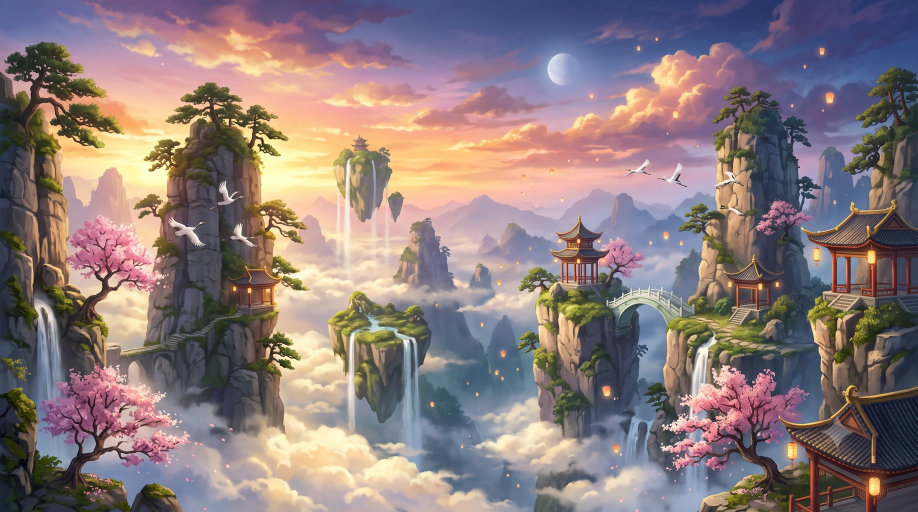
#> input picture bg/chieu.jpg, 2752 x 1536 px, found by its file name (shown at 1/3 size)
$ python mat-na-hoa-theo-mua.py
#> lines starting #> are read from the running program, lines starting #| are printed output that depends on the picture; after the words box and inside, x2 and y2 are one past the last pixel; in counts of white or black regions, pixels touching at a corner belong together
# Dựng mặt nạ "hoa đào" từ tranh chiều (tranh gốc; ngày/đêm là bản chỉnh màu cùng bố cục) → bg/hoa.png
# rồi xem thử đổi màu theo mùa trên cả 3 buổi bằng đúng công thức shader sẽ dùng.
import numpy as np
from PIL import Image, ImageFilter

BG = r"D:\06 - Cá nhân\gia-su-tieng-anh\bg"
OUT = r"D:\06 - Cá nhân\_tmp-sam"
W, H = 1376, 768

def hsv(path):
    im = np.asarray(Image.open(path).convert("RGB").resize((W, H), Image.LANCZOS)).astype(np.float32) / 255
    r, g, b = im[..., 0], im[..., 1], im[..., 2]
    mx, mn = im.max(-1), im.min(-1); d = np.maximum(mx - mn, 1e-6)
    h = np.where(mx == r, ((g - b) / d) % 6, np.where(mx == g, (b - r) / d + 2, (r - g) / d + 4)) / 6
    s = np.where(mx > 0, (mx - mn) / np.maximum(mx, 1e-6), 0)
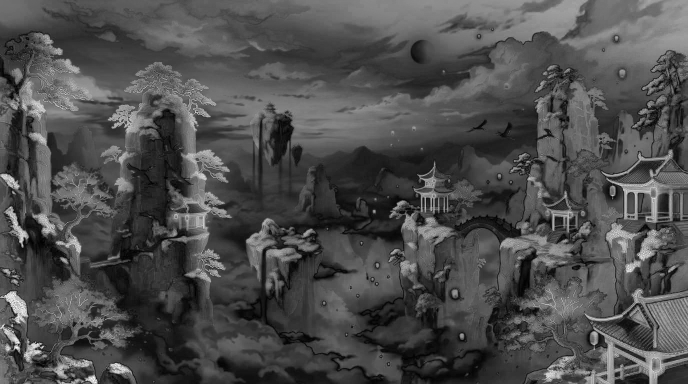
#> s: shape (768, 1376) float32 (shown at 1/2 size); min 0, max 1, mean 0.304
    return im, h, s, mx

im, h, s, v = hsv(BG + r"\chieu.jpg")
yy = np.linspace(1, 0, H)[:, None] * np.ones((1, W))
hp = np.minimum(np.abs(h - .93), 1 - np.abs(h - .93))
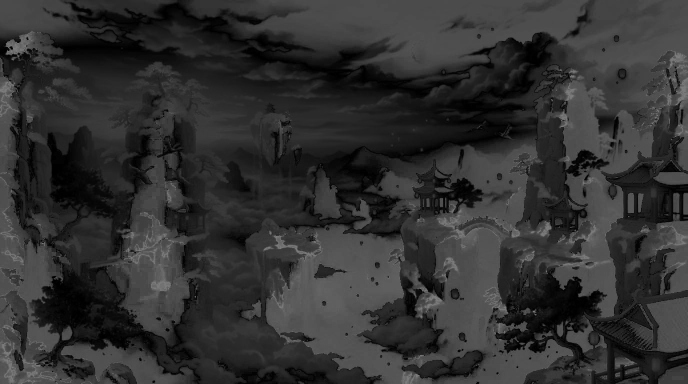
#> hp: shape (768, 1376) float32 (shown at 1/2 size); min 0, max 0.5, mean 0.194
strict = (hp < .07) & (s > .2) & (v > .5) & (yy < .62)
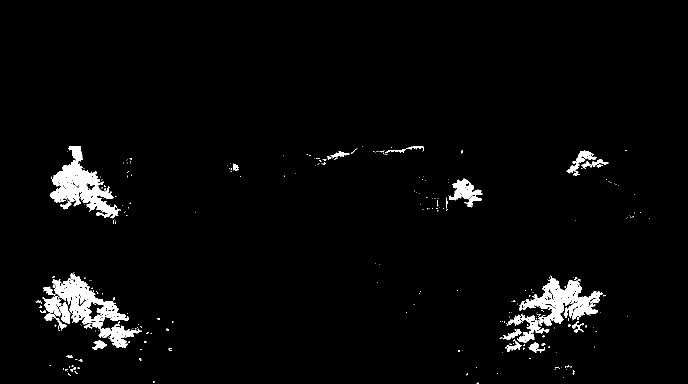
#> strict: shape (768, 1376) bool (shown at 1/2 size); 2.9% white; 307 white regions (267 under 20 px), largest, box (x1, y1, x2, y2) and area: (1012, 551, 1205, 686) 7575, (104, 546, 284, 696) 7471, (100, 292, 242, 437) 7434
F = lambda a, f: np.asarray(Image.fromarray(a).filter(f))
x = (strict * 255).astype(np.uint8)
x = F(F(x, ImageFilter.MaxFilter(5)), ImageFilter.MinFilter(5))    # đóng: liền tán hoa
#> x: shape (768, 1376); 3.6% white; 148 white regions (125 under 20 px), largest, box (x1, y1, x2, y2) and area: (71, 544, 284, 696) 12177, (999, 551, 1205, 704) 10994, (100, 292, 242, 448) 8953
x = F(F(x, ImageFilter.MinFilter(9)), ImageFilter.MaxFilter(9))    # mở: bỏ đốm lẻ (mây, mái)
#> x: shape (768, 1376); 3.1% white; 14 white regions, largest, box (x1, y1, x2, y2) and area: (90, 549, 252, 656) 9373, (1014, 556, 1199, 701) 9280, (102, 292, 236, 436) 8427
region = F(x, ImageFilter.MaxFilter(21)) > 0                       # nới ra ôm cả cánh nhạt
#> region: shape (768, 1376) bool; 6.3% white; 6 white regions, box (x1, y1, x2, y2) and area: (1004, 546, 1209, 712) 21042, (80, 539, 287, 706) 20851, (92, 282, 246, 446) 15066, (897, 350, 972, 423) 4225, (1130, 292, 1216, 360) 4206, (457, 321, 486, 350) 841
soft = np.clip(1 - hp / .12, 0, 1) * np.clip((s - .04) / .1, 0, 1) * np.clip((v - .3) / .2, 0, 1)
m = region * np.clip(soft * 1.7, 0, 1)  # cánh nhạt/bóng râm trong tán cũng đổi hẳn màu
m[:318, :200] = 0; m[300:370, 430:510] = 0  # vách đá ửng hồng trên cây trái + đốm giữa tranh: không phải hoa
m = np.asarray(Image.fromarray((m * 255).astype(np.uint8)).filter(ImageFilter.GaussianBlur(1.2))).astype(np.float32) / 255
Image.fromarray((m * 255).astype(np.uint8)).save(BG + r"\hoa.png", optimize=True)
print("cover", round(float(m.mean()), 4))
#| cover 0.0346

SEASONS = {  # (tối, sáng) — giống SEASONS.bloom trong xianxia.mjs
    "ha": (0x8a1408, 0xff7a4a), "thu": (0x8a3a05, 0xffc060), "dong": (0x7c8798, 0xffffff),
    "kho": (0x9a6a00, 0xfff07a), "mua": (0x1f5a1a, 0x9ee07a),
}
hexrgb = lambda x: np.array([(x >> 16) & 255, (x >> 8) & 255, x & 255], np.float32) / 255
for ph in ["chieu", "ngay", "dem"]:
    im = hsv(rf"{BG}\{ph}.jpg")[0]
    L = (im @ np.array([.299, .587, .114], np.float32))[..., None]
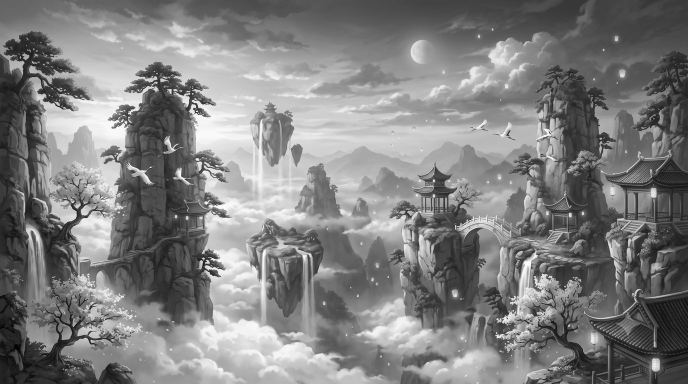
#> L: shape (768, 1376, 1) float32 (shown at 1/2 size); min 0.00251, max 1, mean 0.504
    for k, (a, b) in SEASONS.items():
        t = np.clip((L - .15) / .85, 0, 1); t = t * t * (3 - 2 * t)
        tgt = hexrgb(a) * (1 - t) + hexrgb(b) * t
        out = im * (1 - m[..., None]) + tgt * m[..., None]
        if ph == "chieu" or k == "thu":
            Image.fromarray((out[:, ::-1][:, ::-1] * 255).astype(np.uint8)).resize((1100, 614)).save(rf"{OUT}\rc-{ph}-{k}.jpg", quality=80)
#> this loop made 5 passes
#> pass 1, `t = t * t * (3 - 2 * t)`:
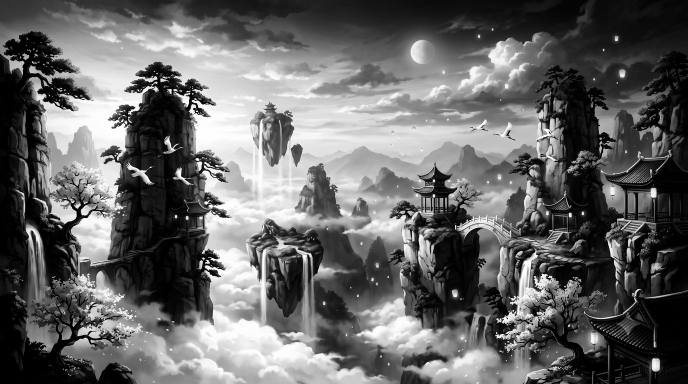
#> t: shape (768, 1376, 1) float32 (shown at 1/2 size); min 0, max 1, mean 0.404
#> pass 1, `tgt = hexrgb(a) * (1 - t) + hexrgb(b) * t`:
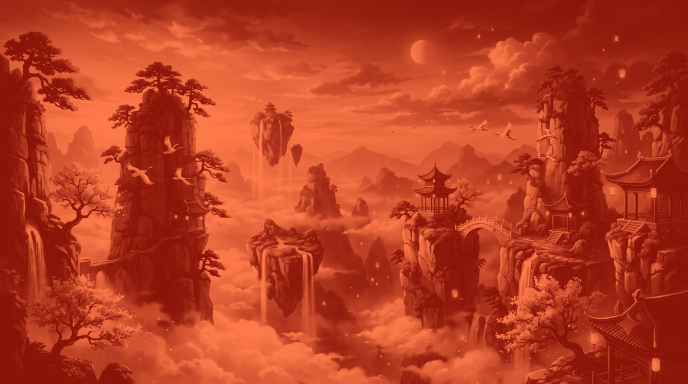
#> tgt: shape (768, 1376, 3) float32 (shown at 1/2 size); mean R, G, B 0.727, 0.24, 0.136
#> pass 1, `out = im * (1 - m[..., None]) + tgt * m[..., None]`:
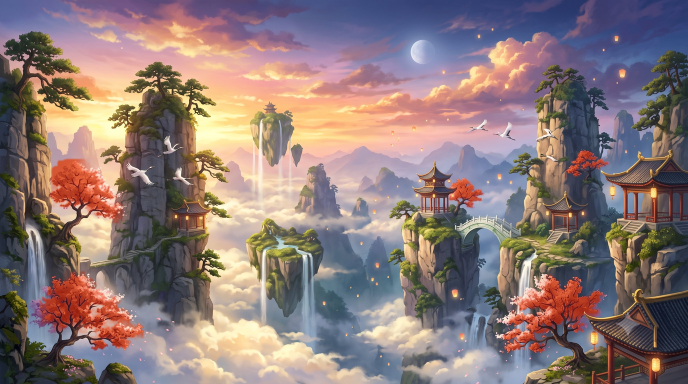
#> out: shape (768, 1376, 3) float32 (shown at 1/2 size); mean R, G, B 0.549, 0.478, 0.473
#> (the run stopped early here; a loop or call above may not have finished)
